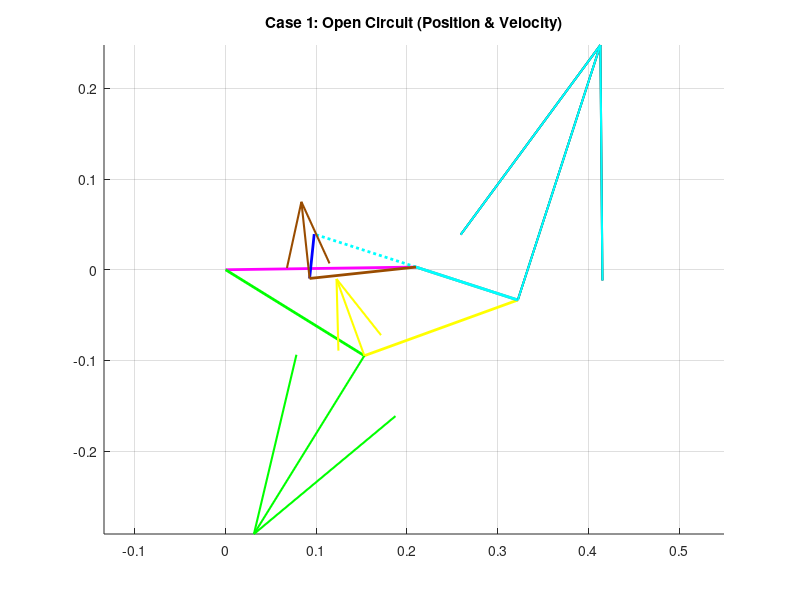
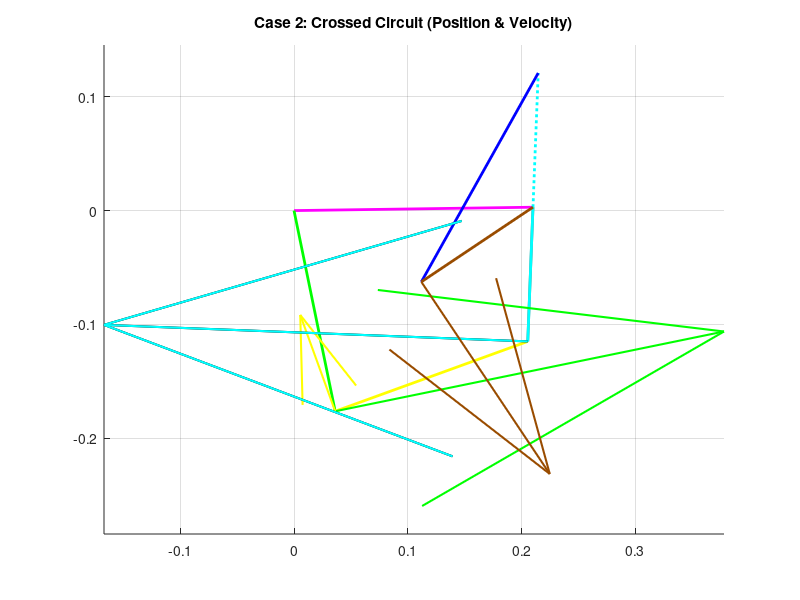

The MATLAB script that drew these images, in order:
clear all
close all
clc

% ==========================================
% SECTION 1: PARAMETERS & INPUT
% ==========================================
% --- Dimensions (Meters) ---
L1 = 0.210; % Ground (d) - Pink
L2_Loop1 = 0.180; % Crank Loop 1 (a) - Green
L3_Loop1 = 0.180; % Coupler Loop 1 (b) - Yellow
L4_Shared = 0.118; % Shared Rocker (c) - Grey

L2_Loop2 = 0.118; % Crank Loop 2 (Cyan)
L3_Loop2 = 0.210; % Coupler Loop 2 (Red)

L2_Loop3 = 0.118; % Crank Loop 3 (Cyan - Extended)
L3_Loop3 = 0.210; % Coupler Loop 3 (Blue)
L4_Loop3 = 0.118; % Rocker Loop 3 (Brown)

d = L1; % Common Ground

% --- Global Input ---
offset_deg = 0.81;
offset = deg2rad(offset_deg);

q3d_global = 19.94; % Input Theta 3 (Yellow)
q3 = deg2rad(q3d_global) - offset;

w_Yellow = 25; % Input Angular Velocity (rad/s)

% ==========================================
% SECTION 2: POSITION ANALYSIS (Freudenstein Method)
% ==========================================

% --- LOOP 1: Green-Yellow-Grey (Input: Yellow) ---
a = L2_Loop1; b = L3_Loop1; c = L4_Shared;

% K Constants
K1 = d/b;
K2 = d/c;
K3 = (b^2 - a^2 + c^2 + d^2)/(2*b*c);
K4 = d/a;
K5 = (c^2 - d^2 - b^2 - a^2)/(2*b*a);

% Coefficients
A = cos(q3) - K1 - K2*cos(q3) + K3;
B = -2*sin(q3);
C = K1 - (K2+1)*cos(q3) + K3;

D = cos(q3) - K1 + K4*cos(q3) + K5;
E = -2*sin(q3);
F = K1 + (K4-1)*cos(q3) + K5;

% Solve Angles (Case 1: Open / Case 2: Crossed)
q4_L1_open = 2*atan((-B - sqrt(B^2 - 4*A*C))/(2*A));
q2_L1_open = 2*atan((-E - sqrt(E^2 - 4*D*F))/(2*D));

q4_L1_cross = 2*atan((-B + sqrt(B^2 - 4*A*C))/(2*A));
q2_L1_cross = 2*atan((-E + sqrt(E^2 - 4*D*F))/(2*D));

% --- LOOP 2: Cyan-Red-Grey (Input: Grey) ---
a = L2_Loop2; b = L3_Loop2; c = L4_Shared;

% K Constants
K1_L2 = d/c; K2_L2 = d/a;
K3_L2 = (c^2 - b^2 + a^2 + d^2)/(2*c*a);
K4_L2 = d/b; K5_L2 = (a^2 - d^2 - c^2 - b^2)/(2*c*b);

% Case 1 (Open)
q_in_1 = q4_L1_open;
A2_1 = cos(q_in_1) - K1_L2 - K2_L2*cos(q_in_1) + K3_L2;
B2_1 = -2*sin(q_in_1);
C2_1 = K1_L2 - (K2_L2+1)*cos(q_in_1) + K3_L2;
D2_1 = cos(q_in_1) - K1_L2 + K4_L2*cos(q_in_1) + K5_L2;
E2_1 = -2*sin(q_in_1);
F2_1 = K1_L2 + (K4_L2-1)*cos(q_in_1) + K5_L2;

% Fixed Sqrt for Correct Configuration (Cyan Down, Red Below)
q2_Cyan_1 = 2*atan((-B2_1 + sqrt(B2_1^2 - 4*A2_1*C2_1))/(2*A2_1));
q3_Red_1  = 2*atan((-E2_1 + sqrt(E2_1^2 - 4*D2_1*F2_1))/(2*D2_1));

% Case 2 (Crossed)
q_in_2 = q4_L1_cross;
A2_2 = cos(q_in_2) - K1_L2 - K2_L2*cos(q_in_2) + K3_L2;
B2_2 = -2*sin(q_in_2);
C2_2 = K1_L2 - (K2_L2+1)*cos(q_in_2) + K3_L2;
D2_2 = cos(q_in_2) - K1_L2 + K4_L2*cos(q_in_2) + K5_L2;
E2_2 = -2*sin(q_in_2);
F2_2 = K1_L2 + (K4_L2-1)*cos(q_in_2) + K5_L2;

q2_Cyan_2 = 2*atan((-B2_2 + sqrt(B2_2^2 - 4*A2_2*C2_2))/(2*A2_2));
q3_Red_2  = 2*atan((-E2_2 + sqrt(E2_2^2 - 4*D2_2*F2_2))/(2*D2_2));

% --- LOOP 3: Cyan-Blue-Brown (Input: Cyan) ---
a = L2_Loop3; b = L3_Loop3; c = L4_Loop3;

% K Constants
K1_L3 = d/a; K2_L3 = d/c;
K3_L3 = (a^2 - b^2 + c^2 + d^2)/(2*a*c);
K4_L3 = d/b; K5_L3 = (c^2 - d^2 - a^2 - b^2)/(2*a*b);

% Case 1 (Open) - Straight Line Cyan
q_in_3_1 = q2_Cyan_1 + pi;
A3_1 = cos(q_in_3_1) - K1_L3 - K2_L3*cos(q_in_3_1) + K3_L3;
B3_1 = -2*sin(q_in_3_1);
C3_1 = K1_L3 - (K2_L3+1)*cos(q_in_3_1) + K3_L3;
D3_1 = cos(q_in_3_1) - K1_L3 + K4_L3*cos(q_in_3_1) + K5_L3;
E3_1 = -2*sin(q_in_3_1);
F3_1 = K1_L3 + (K4_L3-1)*cos(q_in_3_1) + K5_L3;

% Fixed Sqrt for Correct Configuration
q4_Brown_1 = 2*atan((-B3_1 + sqrt(B3_1^2 - 4*A3_1*C3_1))/(2*A3_1));
q3_Blue_1  = 2*atan((-E3_1 + sqrt(E3_1^2 - 4*D3_1*F3_1))/(2*D3_1));

% Case 2 (Crossed) - Straight Line Cyan
q_in_3_2 = q2_Cyan_2 + pi;
A3_2 = cos(q_in_3_2) - K1_L3 - K2_L3*cos(q_in_3_2) + K3_L3;
B3_2 = -2*sin(q_in_3_2);
C3_2 = K1_L3 - (K2_L3+1)*cos(q_in_3_2) + K3_L3;
D3_2 = cos(q_in_3_2) - K1_L3 + K4_L3*cos(q_in_3_2) + K5_L3;
E3_2 = -2*sin(q_in_3_2);
F3_2 = K1_L3 + (K4_L3-1)*cos(q_in_3_2) + K5_L3;

q4_Brown_2 = 2*atan((-B3_2 + sqrt(B3_2^2 - 4*A3_2*C3_2))/(2*A3_2));
q3_Blue_2  = 2*atan((-E3_2 + sqrt(E3_2^2 - 4*D3_2*F3_2))/(2*D3_2));

% ==========================================
% SECTION 3: VELOCITY ANALYSIS (Angular)
% ==========================================
% w_Yellow is defined in Section 1

% --- LOOP 1 Angular Velocities ---
a = L2_Loop1; b = L3_Loop1; c = L4_Shared;
% Case 1
w_Grey_1 = (b * w_Yellow * sin(q3 - q2_L1_open)) / (c * sin(q4_L1_open - q2_L1_open));
w_Green_1 = (b * w_Yellow * sin(q4_L1_open - q3)) / (a * sin(q4_L1_open - q2_L1_open));
% Case 2
w_Grey_2 = (b * w_Yellow * sin(q3 - q2_L1_cross)) / (c * sin(q4_L1_cross - q2_L1_cross));
w_Green_2 = (b * w_Yellow * sin(q4_L1_cross - q3)) / (a * sin(q4_L1_cross - q2_L1_cross));

% --- LOOP 2 Angular Velocities ---
a = L2_Loop2; b = L3_Loop2; c = L4_Shared;
% Case 1
w_Cyan_1 = (c * w_Grey_1 * sin(q4_L1_open - q3_Red_1)) / (a * sin(q2_Cyan_1 - q3_Red_1));
w_Red_1 = (c * w_Grey_1 * sin(q4_L1_open - q2_Cyan_1)) / (b * sin(q3_Red_1 - q2_Cyan_1));
% Case 2
w_Cyan_2 = (c * w_Grey_2 * sin(q4_L1_cross - q3_Red_2)) / (a * sin(q2_Cyan_2 - q3_Red_2));
w_Red_2 = (c * w_Grey_2 * sin(q4_L1_cross - q2_Cyan_2)) / (b * sin(q3_Red_2 - q2_Cyan_2));

% --- LOOP 3 Angular Velocities ---
a = L2_Loop3; b = L3_Loop3; c = L4_Loop3;
% Case 1
w_Brown_1 = (a * w_Cyan_1 * sin(q_in_3_1 - q3_Blue_1)) / (c * sin(q4_Brown_1 - q3_Blue_1));
w_Blue_1 = (a * w_Cyan_1 * sin(q4_Brown_1 - q_in_3_1)) / (b * sin(q4_Brown_1 - q3_Blue_1));
% Case 2
w_Brown_2 = (a * w_Cyan_2 * sin(q_in_3_2 - q3_Blue_2)) / (c * sin(q4_Brown_2 - q3_Blue_2));
w_Blue_2 = (a * w_Cyan_2 * sin(q4_Brown_2 - q_in_3_2)) / (b * sin(q4_Brown_2 - q3_Blue_2));

% ==========================================
% SECTION 4: VECTORS & PLOTTING
% ==========================================
Scale = 1/50; % Scale factor for velocity vectors
RO4O2 = L1*exp(1i*offset);
RO4O2x = real(RO4O2); RO4O2y = imag(RO4O2);

% --- CASE 1 (OPEN) PLOTTING ---
figure(1)
hold on; title('Case 1: Open Circuit (Position & Velocity)');

% 1. Create Position Vectors (Complex Form)
R_Green = L2_Loop1*exp(1i*(q2_L1_open+offset));
R_Yellow = L3_Loop1*exp(1i*(q3+offset));
R_Grey = L4_Shared*exp(1i*(q4_L1_open+offset));
R_Cyan = L2_Loop2*exp(1i*(q2_Cyan_1+offset));
R_Red = L3_Loop2*exp(1i*(q3_Red_1+offset));
R_Cyan_Up = L2_Loop3*exp(1i*(q_in_3_1+offset));
R_Blue = L3_Loop3*exp(1i*(q3_Blue_1+offset));
R_Brown = L4_Loop3*exp(1i*(q4_Brown_1+offset));

% 2. Plot Mechanism (Position)
% Ground
plot([0 real(RO4O2)], [0 imag(RO4O2)], 'm-', 'LineWidth', 2);
% Loop 1
plot([0 real(R_Green)], [0 imag(R_Green)], 'g-', 'LineWidth', 2);
plot([real(R_Green) real(R_Grey)+real(RO4O2)], [imag(R_Green) imag(R_Grey)+imag(RO4O2)], 'y-', 'LineWidth', 2);
plot([real(RO4O2) real(R_Grey)+real(RO4O2)], [imag(RO4O2) imag(R_Grey)+imag(RO4O2)], 'Color', [0.5 0.5 0.5], 'LineWidth', 2);
% Loop 2
plot([real(RO4O2) real(R_Cyan)+real(RO4O2)], [imag(RO4O2) imag(R_Cyan)+imag(RO4O2)], 'c-', 'LineWidth', 2);
plot([real(R_Cyan)+real(RO4O2) real(R_Grey)+real(RO4O2)], [imag(R_Cyan)+imag(RO4O2) imag(R_Grey)+imag(RO4O2)], 'r-', 'LineWidth', 2);
% Loop 3
plot([real(RO4O2) real(R_Cyan_Up)+real(RO4O2)], [imag(RO4O2) imag(R_Cyan_Up)+imag(RO4O2)], 'c:', 'LineWidth', 2);
plot([real(R_Cyan_Up)+real(RO4O2) real(R_Brown)+real(RO4O2)], [imag(R_Cyan_Up)+imag(RO4O2) imag(R_Brown)+imag(RO4O2)], 'b-', 'LineWidth', 2);
plot([real(RO4O2) real(R_Brown)+real(RO4O2)], [imag(RO4O2) imag(R_Brown)+imag(RO4O2)], 'Color', [0.6 0.3 0], 'LineWidth', 2);

% 3. Calculate Velocity Vectors (V = 1i * R * w)
V_Green = 1i * R_Green * w_Green_1;
V_Yellow_Rel = 1i * R_Yellow * w_Yellow;
V_Grey = 1i * R_Grey * w_Grey_1;
V_Cyan = 1i * R_Cyan * w_Cyan_1;
V_Red_Rel = 1i * R_Red * w_Red_1;
V_Cyan_Up = 1i * R_Cyan_Up * w_Cyan_1;
V_Blue_Rel = 1i * R_Blue * w_Blue_1;
V_Brown = 1i * R_Brown * w_Brown_1;

% 4. Plot Velocity Vectors (Quiver)
% Green Velocity (at Tip of Green)
quiver(real(R_Green), imag(R_Green), real(V_Green)*Scale, imag(V_Green)*Scale, 0, 'Color', 'g', 'LineWidth', 1.5, 'MaxHeadSize', 0.5);
% Yellow Relative (at Tip of Green)
quiver(real(R_Green), imag(R_Green), real(V_Yellow_Rel)*Scale, imag(V_Yellow_Rel)*Scale, 0, 'Color', 'y', 'LineWidth', 1.5, 'MaxHeadSize', 0.5);
% Grey Velocity (at Tip of Grey)
quiver(real(R_Grey)+real(RO4O2), imag(R_Grey)+imag(RO4O2), real(V_Grey)*Scale, imag(V_Grey)*Scale, 0, 'Color', 'k', 'LineWidth', 1.5, 'MaxHeadSize', 0.5);
% Cyan Velocity (at Tip of Cyan Down)
quiver(real(R_Cyan)+real(RO4O2), imag(R_Cyan)+imag(RO4O2), real(V_Cyan)*Scale, imag(V_Cyan)*Scale, 0, 'Color', 'c', 'LineWidth', 1.5, 'MaxHeadSize', 0.5);
% Brown Velocity (at Tip of Brown)
quiver(real(R_Brown)+real(RO4O2), imag(R_Brown)+imag(RO4O2), real(V_Brown)*Scale, imag(V_Brown)*Scale, 0, 'Color', [0.6 0.3 0], 'LineWidth', 1.5, 'MaxHeadSize', 0.5);

axis equal; grid on;

% --- CASE 2 (CROSSED) PLOTTING ---
figure(2)
hold on; title('Case 2: Crossed Circuit (Position & Velocity)');

% 1. Create Position Vectors
R_Green_2 = L2_Loop1*exp(1i*(q2_L1_cross+offset));
R_Yellow_2 = L3_Loop1*exp(1i*(q3+offset));
R_Grey_2 = L4_Shared*exp(1i*(q4_L1_cross+offset));
R_Cyan_2 = L2_Loop2*exp(1i*(q2_Cyan_2+offset));
R_Red_2 = L3_Loop2*exp(1i*(q3_Red_2+offset));
R_Cyan_Up_2 = L2_Loop3*exp(1i*(q_in_3_2+offset));
R_Blue_2 = L3_Loop3*exp(1i*(q3_Blue_2+offset));
R_Brown_2 = L4_Loop3*exp(1i*(q4_Brown_2+offset));

% 2. Plot Mechanism
plot([0 real(RO4O2)], [0 imag(RO4O2)], 'm-', 'LineWidth', 2);
plot([0 real(R_Green_2)], [0 imag(R_Green_2)], 'g-', 'LineWidth', 2);
plot([real(R_Green_2) real(R_Grey_2)+real(RO4O2)], [imag(R_Green_2) imag(R_Grey_2)+imag(RO4O2)], 'y-', 'LineWidth', 2);
plot([real(RO4O2) real(R_Grey_2)+real(RO4O2)], [imag(RO4O2) imag(R_Grey_2)+imag(RO4O2)], 'Color', [0.5 0.5 0.5], 'LineWidth', 2);
plot([real(RO4O2) real(R_Cyan_2)+real(RO4O2)], [imag(RO4O2) imag(R_Cyan_2)+imag(RO4O2)], 'c-', 'LineWidth', 2);
plot([real(R_Cyan_2)+real(RO4O2) real(R_Grey_2)+real(RO4O2)], [imag(R_Cyan_2)+imag(RO4O2) imag(R_Grey_2)+imag(RO4O2)], 'r-', 'LineWidth', 2);
plot([real(RO4O2) real(R_Cyan_Up_2)+real(RO4O2)], [imag(RO4O2) imag(R_Cyan_Up_2)+imag(RO4O2)], 'c:', 'LineWidth', 2);
plot([real(R_Cyan_Up_2)+real(RO4O2) real(R_Brown_2)+real(RO4O2)], [imag(R_Cyan_Up_2)+imag(RO4O2) imag(R_Brown_2)+imag(RO4O2)], 'b-', 'LineWidth', 2);
plot([real(RO4O2) real(R_Brown_2)+real(RO4O2)], [imag(RO4O2) imag(R_Brown_2)+imag(RO4O2)], 'Color', [0.6 0.3 0], 'LineWidth', 2);

% 3. Calculate Velocities
V_Green_2 = 1i * R_Green_2 * w_Green_2;
V_Yellow_Rel_2 = 1i * R_Yellow_2 * w_Yellow;
V_Grey_2 = 1i * R_Grey_2 * w_Grey_2;
V_Cyan_2 = 1i * R_Cyan_2 * w_Cyan_2;
V_Brown_2 = 1i * R_Brown_2 * w_Brown_2;

% 4. Plot Velocities
quiver(real(R_Green_2), imag(R_Green_2), real(V_Green_2)*Scale, imag(V_Green_2)*Scale, 0, 'Color', 'g', 'LineWidth', 1.5, 'MaxHeadSize', 0.5);
quiver(real(R_Green_2), imag(R_Green_2), real(V_Yellow_Rel_2)*Scale, imag(V_Yellow_Rel_2)*Scale, 0, 'Color', 'y', 'LineWidth', 1.5, 'MaxHeadSize', 0.5);
quiver(real(R_Grey_2)+real(RO4O2), imag(R_Grey_2)+imag(RO4O2), real(V_Grey_2)*Scale, imag(V_Grey_2)*Scale, 0, 'Color', 'k', 'LineWidth', 1.5, 'MaxHeadSize', 0.5);
quiver(real(R_Cyan_2)+real(RO4O2), imag(R_Cyan_2)+imag(RO4O2), real(V_Cyan_2)*Scale, imag(V_Cyan_2)*Scale, 0, 'Color', 'c', 'LineWidth', 1.5, 'MaxHeadSize', 0.5);
quiver(real(R_Brown_2)+real(RO4O2), imag(R_Brown_2)+imag(RO4O2), real(V_Brown_2)*Scale, imag(V_Brown_2)*Scale, 0, 'Color', [0.6 0.3 0], 'LineWidth', 1.5, 'MaxHeadSize', 0.5);

axis equal; grid on;

% ==========================================
% SECTION 5: DISPLAY RESULTS
% ==========================================
disp('--- VELOCITY RESULTS (rad/s) ---');
disp('CASE 1 (OPEN):');
disp(['  w_Green: ', num2str(w_Green_1)]);
disp(['  w_Yellow (Input): ', num2str(w_Yellow)]);
disp(['  w_Grey: ', num2str(w_Grey_1)]);
disp(['  w_Cyan: ', num2str(w_Cyan_1)]);
disp(['  w_Red: ', num2str(w_Red_1)]);
disp(['  w_Blue: ', num2str(w_Blue_1)]);
disp(['  w_Brown: ', num2str(w_Brown_1)]);

disp(' ');
disp('CASE 2 (CROSSED):');
disp(['  w_Green: ', num2str(w_Green_2)]);
disp(['  w_Yellow (Input): ', num2str(w_Yellow)]);
disp(['  w_Grey: ', num2str(w_Grey_2)]);
disp(['  w_Cyan: ', num2str(w_Cyan_2)]);
disp(['  w_Red: ', num2str(w_Red_2)]);
disp(['  w_Blue: ', num2str(w_Blue_2)]);
disp(['  w_Brown: ', num2str(w_Brown_2)]);
